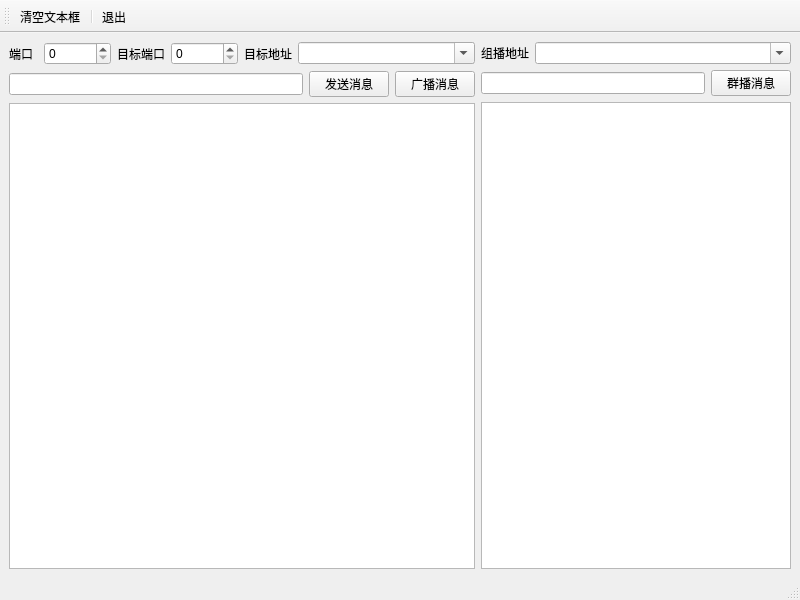
<?xml version="1.0" encoding="UTF-8"?>
<ui version="4.0">
 <class>MainWindow</class>
 <widget class="QMainWindow" name="MainWindow">
  <property name="geometry">
   <rect>
    <x>0</x>
    <y>0</y>
    <width>800</width>
    <height>600</height>
   </rect>
  </property>
  <property name="windowTitle">
   <string>MainWindow</string>
  </property>
  <widget class="QWidget" name="centralwidget">
   <layout class="QHBoxLayout" name="horizontalLayout_5" stretch="6,4">
    <item>
     <layout class="QVBoxLayout" name="verticalLayout">
      <item>
       <layout class="QHBoxLayout" name="horizontalLayout" stretch="1,2,1,2,1,6">
        <item>
         <widget class="QLabel" name="label_4">
          <property name="text">
           <string>端口</string>
          </property>
         </widget>
        </item>
        <item>
         <widget class="QSpinBox" name="spinBox_2">
          <property name="maximum">
           <number>999999</number>
          </property>
         </widget>
        </item>
        <item>
         <widget class="QLabel" name="label">
          <property name="text">
           <string>目标端口</string>
          </property>
         </widget>
        </item>
        <item>
         <widget class="QSpinBox" name="spinBox">
          <property name="maximum">
           <number>999999</number>
          </property>
         </widget>
        </item>
        <item>
         <widget class="QLabel" name="label_2">
          <property name="text">
           <string>目标地址</string>
          </property>
         </widget>
        </item>
        <item>
         <widget class="QComboBox" name="comboBox">
          <property name="editable">
           <bool>true</bool>
          </property>
         </widget>
        </item>
       </layout>
      </item>
      <item>
       <layout class="QHBoxLayout" name="horizontalLayout_2">
        <item>
         <widget class="QLineEdit" name="lineEdit"/>
        </item>
        <item>
         <widget class="QPushButton" name="pushButton">
          <property name="text">
           <string>发送消息</string>
          </property>
         </widget>
        </item>
        <item>
         <widget class="QPushButton" name="pushButton_3">
          <property name="text">
           <string>广播消息</string>
          </property>
         </widget>
        </item>
       </layout>
      </item>
      <item>
       <widget class="QPlainTextEdit" name="plainTextEdit"/>
      </item>
     </layout>
    </item>
    <item>
     <layout class="QVBoxLayout" name="verticalLayout_2">
      <item>
       <layout class="QHBoxLayout" name="horizontalLayout_4" stretch="1,9">
        <item>
         <widget class="QLabel" name="label_3">
          <property name="text">
           <string>组播地址</string>
          </property>
         </widget>
        </item>
        <item>
         <widget class="QComboBox" name="comboBox_2">
          <property name="editable">
           <bool>true</bool>
          </property>
         </widget>
        </item>
       </layout>
      </item>
      <item>
       <layout class="QHBoxLayout" name="horizontalLayout_3">
        <item>
         <widget class="QLineEdit" name="lineEdit_2"/>
        </item>
        <item>
         <widget class="QPushButton" name="pushButton_2">
          <property name="text">
           <string>群播消息</string>
          </property>
         </widget>
        </item>
       </layout>
      </item>
      <item>
       <widget class="QPlainTextEdit" name="plainTextEdit_2"/>
      </item>
     </layout>
    </item>
   </layout>
  </widget>
  <widget class="QStatusBar" name="statusbar"/>
  <widget class="QToolBar" name="toolBar">
   <property name="windowTitle">
    <string>toolBar</string>
   </property>
   <property name="iconSize">
    <size>
     <width>40</width>
     <height>40</height>
    </size>
   </property>
   <property name="toolButtonStyle">
    <enum>Qt::ToolButtonStyle::ToolButtonTextBesideIcon</enum>
   </property>
   <attribute name="toolBarArea">
    <enum>TopToolBarArea</enum>
   </attribute>
   <attribute name="toolBarBreak">
    <bool>false</bool>
   </attribute>
   <addaction name="action_1"/>
   <addaction name="separator"/>
   <addaction name="action_2"/>
  </widget>
  <action name="action_1">
   <property name="icon">
    <iconset theme="QIcon::ThemeIcon::EditClear"/>
   </property>
   <property name="text">
    <string>清空文本框</string>
   </property>
   <property name="toolTip">
    <string>清空全部文本框</string>
   </property>
   <property name="menuRole">
    <enum>QAction::MenuRole::NoRole</enum>
   </property>
  </action>
  <action name="action_2">
   <property name="icon">
    <iconset theme="QIcon::ThemeIcon::ApplicationExit"/>
   </property>
   <property name="text">
    <string>退出</string>
   </property>
   <property name="toolTip">
    <string>退出程序</string>
   </property>
   <property name="menuRole">
    <enum>QAction::MenuRole::NoRole</enum>
   </property>
  </action>
 </widget>
 <resources/>
 <connections>
  <connection>
   <sender>action_1</sender>
   <signal>triggered()</signal>
   <receiver>plainTextEdit</receiver>
   <slot>clear()</slot>
   <hints>
    <hint type="sourcelabel">
     <x>-1</x>
     <y>-1</y>
    </hint>
    <hint type="destinationlabel">
     <x>241</x>
     <y>349</y>
    </hint>
   </hints>
  </connection>
  <connection>
   <sender>action_1</sender>
   <signal>triggered()</signal>
   <receiver>plainTextEdit_2</receiver>
   <slot>clear()</slot>
   <hints>
    <hint type="sourcelabel">
     <x>-1</x>
     <y>-1</y>
    </hint>
    <hint type="destinationlabel">
     <x>635</x>
     <y>348</y>
    </hint>
   </hints>
  </connection>
  <connection>
   <sender>action_2</sender>
   <signal>triggered()</signal>
   <receiver>MainWindow</receiver>
   <slot>close()</slot>
   <hints>
    <hint type="sourcelabel">
     <x>-1</x>
     <y>-1</y>
    </hint>
    <hint type="destinationlabel">
     <x>399</x>
     <y>299</y>
    </hint>
   </hints>
  </connection>
 </connections>
</ui>
